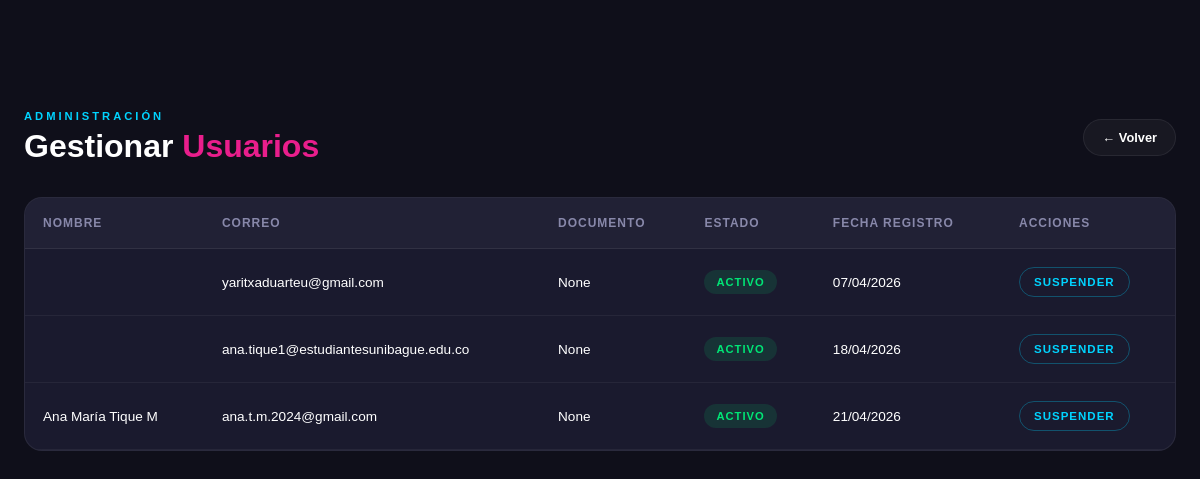
The page /panel_admin_usuarios/ (signed in) on the database as committed earlier.
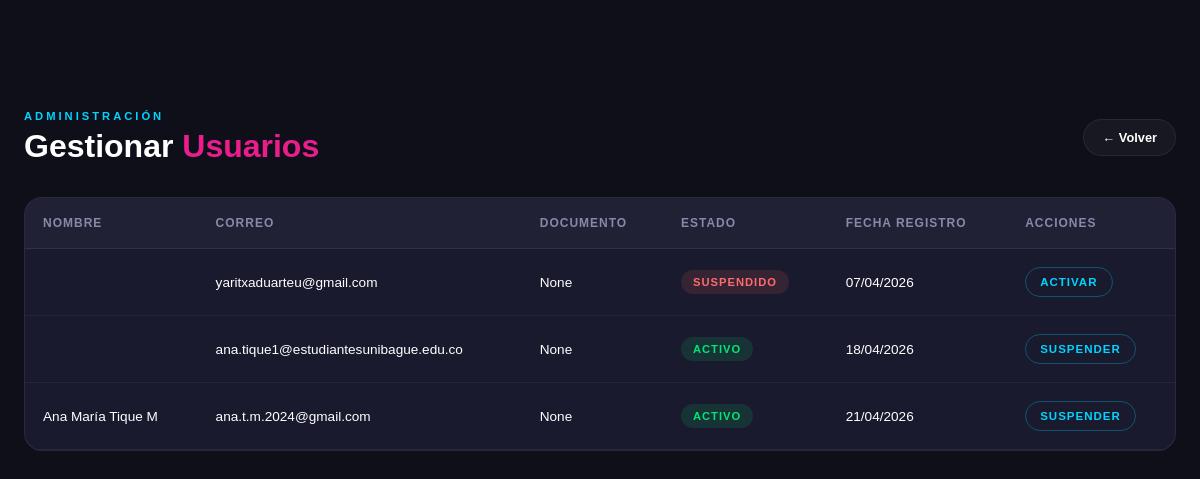
The same page on the database as committed later.
### usuarios/models.py (models this page shows, shortened)
class Usuario(AbstractUser):
    ROLES = [
        ('cliente', 'Cliente'),
        ('admin', 'Administrador'),
    ]
    rol = models.CharField(max_length=20, choices=ROLES, default='cliente')
    telefono = models.CharField(null=True, blank=True)
    tipo_documento = models.CharField(max_length=20, null=True, blank=True)
    documento = models.CharField(max_length=20, null=True, blank=True)
    fecha_registro = models.DateTimeField(auto_now_add=True)
    def es_admin(self):
        return self.rol == 'admin'

### gimnasio/views.py (the view)
# urls.py: path('panel_admin_usuarios/',views.admin_usuarios,name= 'panel_admin_usuarios'),
def admin_usuarios(request):
    if not request.user.es_admin():
        return redirect('inicio')
    usuarios = Usuario.objects.filter(rol='cliente')
    return render(request, 'gimnasio/administrar_usuarios.html', {
        'usuarios': usuarios
    })

### templates/gimnasio/administrar_usuarios.html
{% load static %}
<link rel="stylesheet" href="{% static 'css/panel_admin.css' %}">
<link rel="stylesheet" href="{% static 'css/gestionar_usuarios.css' %}">
<body>
<div class="usuarios-container">
    <div class="usuarios-top">
        <div>
            <p class="usuarios-tag">Administración</p>
            <h1 class="usuarios-title">
                Gestionar <span>Usuarios</span>
            </h1>
        </div>
        <a href="{% url 'panel_admin' %}" class="btn-volver">
            ← Volver
        </a>
    </div>
    {% if usuarios %}
    <div class="tabla-wrap">
        <table class="usuarios-table">
            <thead>
                <tr>
                    <th>Nombre</th>
                    <th>Correo</th>
                    <th>Documento</th>
                    <th>Estado</th>
                    <th>Fecha registro</th>
                    <th>Acciones</th>
                </tr>
            </thead>
            <tbody>
            {% for usuario in usuarios %}
                <tr>
                    <td>
                        {{ usuario.first_name }} {{ usuario.last_name }}
                    </td>
                    <td>{{ usuario.email }}</td>
                    <td>{{ usuario.documento }}</td>
                    <td>
                        {% if usuario.is_active %}
                            <span class="estado activo">
                                Activo
                            </span>
                        {% else %}
                            <span class="estado suspendido">
                                Suspendido
                            </span>
                        {% endif %}
                    </td>
                    <td>
                        {{ usuario.fecha_registro|date:"d/m/Y" }}
                    </td>
                    <td>
                        <a href="{% url 'admin_cambiar_estado_usuario' usuario.id %}"
                           class="btn-accion">
                            {% if usuario.is_active %}
                                Suspender
                            {% else %}
                                Activar
                            {% endif %}
                        </a>
                    </td>
                </tr>
            {% endfor %}
            </tbody>
        </table>
    </div>
    {% else %}
        <div class="empty-state">
            No hay clientes registrados todavía.
        </div>
    {% endif %}
</div>
</body>

Rows that differ between the two databases and show on the page:
changed Usuario "yaritxaduarteu@gmail.com": is_active "ACTIVO SUSPENDER" → "SUSPENDIDO ACTIVAR"
